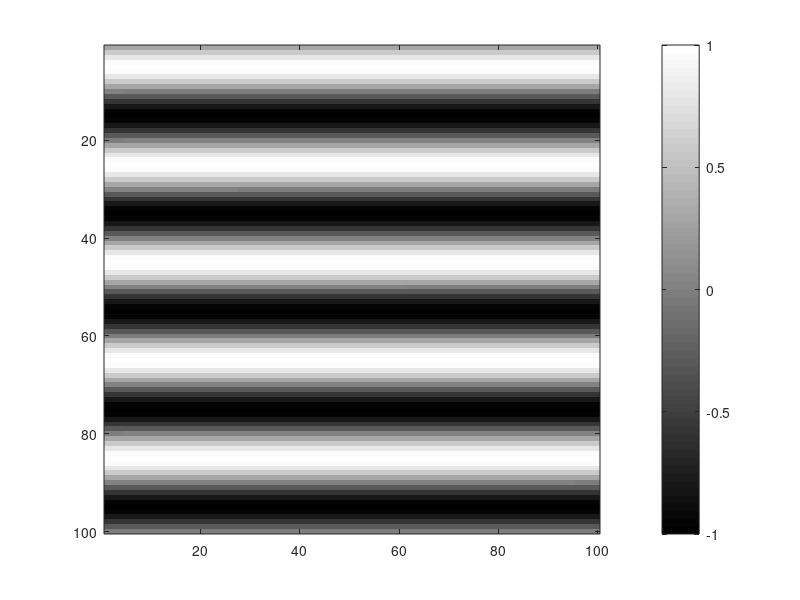

MATLAB code to generate this figure:
% ### makeGrating.m ###     09.14.15 CB

% allows for the creation of a simple 2-D "grating" image

% syntax originally from:
% http://www.icn.ucl.ac.uk/courses/MATLAB-Tutorials/Elliot_Freeman/html/gabor_tutorial.html


% ---------------------------------------------------------------

type= 0;        % boolean to switch between sine (0) and boxcar (1) gratings

imSize = 100;                           % image size: n X n
lamda = 20;                             % wavelength (number of pixels per cycle)
theta = 90;                              % grating orientation [deg]
phase = 0.5;                            % offset phase [cycles]

% ---------------------------------------------------------------


% ======
X = 1:imSize;                           % X is a vector from 1 to imageSize
X0 = (X / imSize) - .5;                 % rescale X -> -.5 to .5
sinX = sin(X0 * 2*pi);                  % convert to radians and do sine
freq = imSize/lamda;                    % compute frequency from wavelength
Xf = X0 * freq * 2*pi;                  % convert X to radians: 0 -> ( 2*pi * frequency)
sinX = sin(Xf) ;                        % make new sinewave
phaseRad = (phase * 2* pi);             % convert to radians: 0 -> 2*pi
sinX = sin( Xf + phaseRad) ;            % make phase-shifted sinewave

% ======
% put the basic grating together
[Xm Ym] = meshgrid(X0, X0);             % 2D matrices
Xf = Xm * freq * 2*pi;
grating = sin( Xf + phaseRad);          % make 2D sinewave

% ======
% deal w/ rotation
thetaRad = (theta / 360) * 2*pi;        % convert theta (orientation) to radians
Xt = Xm * cos(thetaRad);                % compute proportion of Xm for given orientation
Yt = Ym * sin(thetaRad);                % compute proportion of Ym for given orientation
XYt = [ Xt + Yt ];                      % sum X and Y components
XYf = XYt * freq * 2*pi;                % convert to radians and scale by frequency
grating = sin( XYf + phaseRad);                   % make 2D sinewave

% ======
% convert to boxcar (i.e., everything is rounded to 0 or 1) if specified
if (type==1),   grating= round((grating+1)/2);    end


% ======
% plot
figure(65); clf;
if type==0
    imagesc(grating, [-1 1] );    colormap gray  
else
    imagesc(grating, [0 1] );    colormap gray 
end
colorbar;

